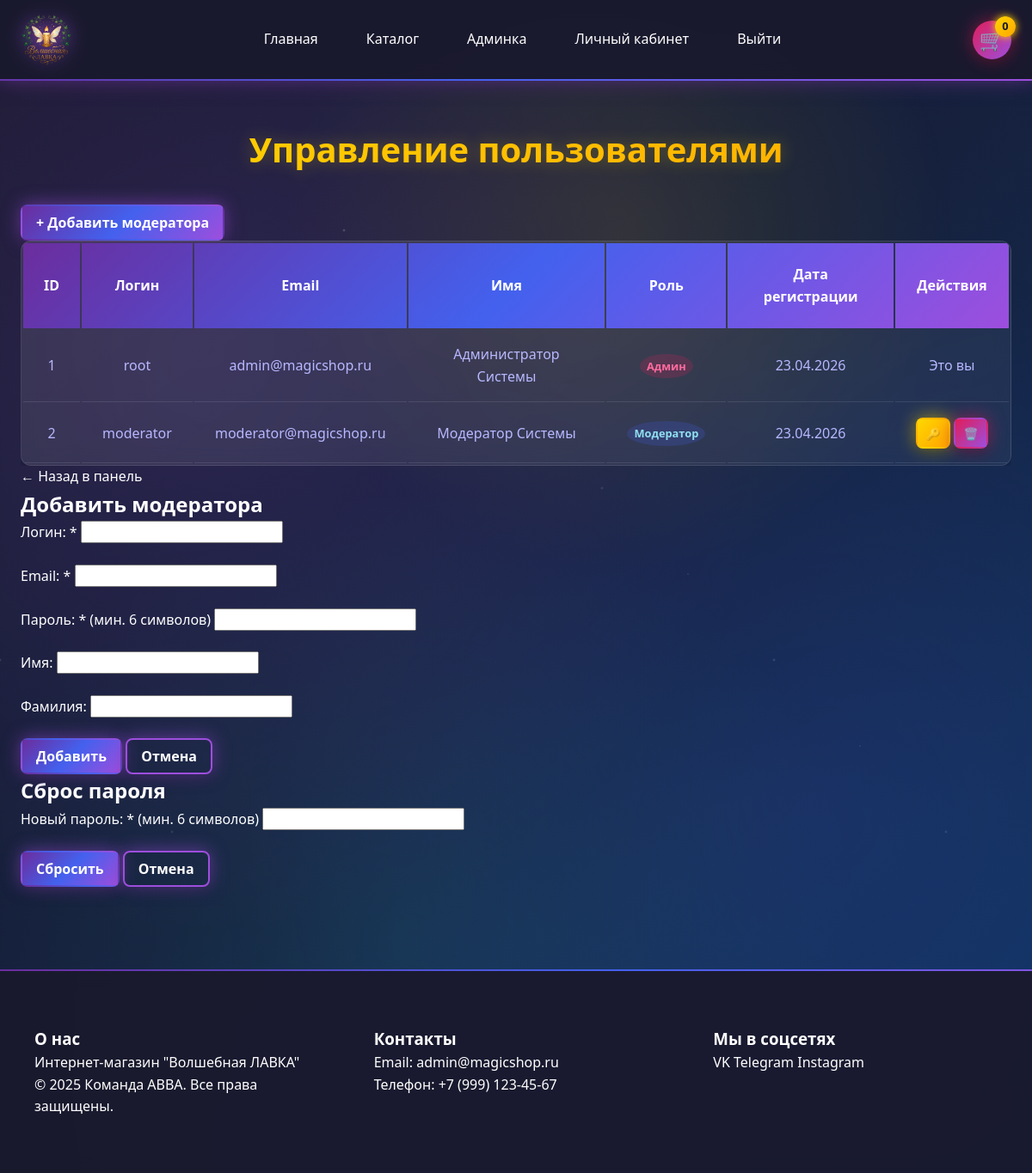
/admin/manage_users.php (signed in), run on the app's committed database.
### tables this page shows
CREATE TABLE users (
    id INT PRIMARY KEY AUTO_INCREMENT,
    username VARCHAR(50) UNIQUE NOT NULL,
    password VARCHAR(255) NOT NULL,
    email VARCHAR(100) UNIQUE NOT NULL,
    first_name VARCHAR(50),
    last_name VARCHAR(50),
    middle_name VARCHAR(50),
    phone VARCHAR(20),
    zip_code VARCHAR(10),
    region VARCHAR(50),
    city VARCHAR(50),
    street VARCHAR(100),
    house VARCHAR(10),
    apartment VARCHAR(10),
    role ENUM('admin', 'moderator', 'customer') NOT NULL DEFAULT 'customer',
     
    last_login TIMESTAMP NULL DEFAULT NULL,
    failed_attempts INT DEFAULT 0,
    locked_until TIMESTAMP NULL DEFAULT NULL,
    created_at TIMESTAMP DEFAULT CURRENT_TIMESTAMP,
    
     
    INDEX idx_users_email (email),
    INDEX idx_users_username (username),
    INDEX idx_users_role (role)
);

### includes/functions_adm.php (called while the page is built, shortened)
<?php
require_once __DIR__ . '/config.php';
function getAllUsers() {
    global $conn;
    $s = $conn->prepare("SELECT id, username, email, first_name, last_name, role, created_at FROM users ORDER BY created_at DESC");
    $s->execute();
    return $s->get_result()->fetch_all(MYSQLI_ASSOC);
}
?>

### includes/config.php (called while the page is built, shortened)
<?php
function sanitize($input) {
    return htmlspecialchars($input ?? '', ENT_QUOTES | ENT_HTML5, 'UTF-8');
}
function e($str) {
    return sanitize($str);
}

### includes/functions.php (called while the page is built, shortened)
<?php
function getAdminContactInfo() {
    global $conn;
    $stmt = $conn->prepare("SELECT email, phone FROM users WHERE role = 'admin' LIMIT 1");
    $stmt->execute();
    return $stmt->get_result()->fetch_assoc();
}
?>

### admin/manage_users.php (the view, shortened to what this page needs)
<?php
require_once __DIR__ . '/../includes/header.php';
require_once __DIR__ . '/../includes/functions_adm.php';
$users = getAllUsers();
?>
<section class="section">
    <div class="container">
        <div class="page-header">
            <h1 class="page-title">Управление пользователями</h1>
            <button class="btn btn-primary" onclick="document.getElementById('addModeratorModal').style.display='block'">
                + Добавить модератора
            </button>
        </div>
        <?php if (!empty($users)): ?>
            <div class="table-container">
                <table class="data-table">
                    <thead>
                        <tr>
                            <th>ID</th>
                            <th>Логин</th>
                            <th>Email</th>
                            <th>Имя</th>
                            <th>Роль</th>
                            <th>Дата регистрации</th>
                            <th>Действия</th>
                        </tr>
                    </thead>
                    <tbody>
                        <?php foreach ($users as $user): ?>
                            <tr>
                                <td data-label="ID"><?php echo $user['id']; ?></td>
                                <td data-label="Логин"><?php echo e($user['username']); ?></td>
                                <td data-label="Email"><?php echo e($user['email']); ?></td>
                                <td data-label="Имя"><?php echo e(($user['first_name'] ?? '') . ' ' . ($user['last_name'] ?? '')); ?></td>
                                <td data-label="Роль">
                                    <span class="role-badge role-<?php echo $user['role']; ?>">
                                        <?php
                                        $role_names = ['admin' => 'Админ', 'moderator' => 'Модератор', 'customer' => 'Покупатель'];
                                        echo $role_names[$user['role']] ?? $user['role'];
                                        ?>
                                    </span>
                                </td>
                                <td data-label="Дата регистрации"><?php echo date('d.m.Y', strtotime($user['created_at'])); ?></td>
                                <td data-label="Действия">
                                    <div class="table-actions">
                                        <?php if ($user['id'] != $_SESSION['user_id']): ?>
                                            <button class="btn btn-sm btn-reset-password"
                                                    onclick="document.getElementById('resetPasswordModal').style.display='block'; document.getElementById('reset_user_id').value=<?php echo $user['id']; ?>">
                                                🔑
                                            </button>
                                            <form method="POST" style="display: inline;"
                                                  onsubmit="return confirm('Удалить пользователя <?php echo e($user['username']); ?>?');">
                                                <button type="submit" class="btn btn-sm btn-delete">🗑️</button>
                                            </form>
                                        <?php else: ?>
                                            <span class="form-hint">Это вы</span>
                                        <?php endif; ?>
                                    </div>
                                </td>
                            </tr>
                        <?php endforeach; ?>
                    </tbody>
                </table>
            </div>
        <?php else: ?>
            <p class="empty-state">Пользователей не найдено</p>
        <?php endif; ?>
        <a href="index.php" class="back-link">← Назад в панель</a>
    </div>
</section>
<div id="addModeratorModal" class="modal" onclick="if(event.target===this)this.style.display='none'">
    <div class="modal-content">
        <h2>Добавить модератора</h2>
        <form method="POST">
            <div class="form-group">
                <label for="username">Логин: *</label>
                <input type="text" id="username" name="username" required>
            </div>
            <div class="form-group">
                <label for="email">Email: *</label>
                <input type="email" id="email" name="email" required>
            </div>
            <div class="form-group">
                <label for="password">Пароль: * (мин. 6 символов)</label>
                <input type="password" id="password" name="password" required minlength="6">
            </div>
            <div class="form-group">
                <label for="first_name">Имя:</label>
                <input type="text" id="first_name" name="first_name">
            </div>
            <div class="form-group">
                <label for="last_name">Фамилия:</label>
                <input type="text" id="last_name" name="last_name">
            </div>
            <div class="modal-actions">
                <button type="submit" name="add_moderator" class="btn btn-primary">Добавить</button>
                <button type="button" class="btn btn-outline" onclick="this.closest('.modal').style.display='none'">Отмена</button>
            </div>
        </form>
    </div>
</div>
<div id="resetPasswordModal" class="modal" onclick="if(event.target===this)this.style.display='none'">
    <div class="modal-content">
        <h2>Сброс пароля</h2>
        <form method="POST">
            <div class="form-group">
                <label for="new_password">Новый пароль: * (мин. 6 символов)</label>
                <input type="password" id="new_password" name="new_password" required minlength="6">
            </div>
            <div class="modal-actions">
                <button type="submit" name="reset_password" class="btn btn-primary">Сбросить</button>
                <button type="button" class="btn btn-outline" onclick="this.closest('.modal').style.display='none'">Отмена</button>
            </div>
        </form>
    </div>
</div>
<?php require_once __DIR__ . '/../includes/footer.php'; ?>

### includes/footer.php (shortened to what this page needs)
<?php
$admin_info = getAdminContactInfo();
?>
</main>
<footer>
<div class="footer-content">
    <div class="footer-section">
        <h3>О нас</h3>
        <p>Интернет-магазин "Волшебная ЛАВКА"</p>
        <p>&copy; 2025 Команда АВВА. Все права защищены.</p>
    </div>
    <div class="footer-section">
        <h3>Контакты</h3>
        <p>Email: <?php echo isset($admin_info['email']) && $admin_info['email'] !== '' ? sanitize($admin_info['email']) : 'info@magicshop.ru'; ?></p>
        <p>Телефон: <?php echo isset($admin_info['phone']) && $admin_info['phone'] !== '' ? sanitize($admin_info['phone']) : '+7 (999) 123-45-67'; ?></p>
    </div>
    <div class="footer-section">
        <h3>Мы в соцсетях</h3>
        <div class="social-links">
            <a href="#" class="social-link">VK</a>
            <a href="#" class="social-link">Telegram</a>
            <a href="#" class="social-link">Instagram</a>
        </div>
    </div>
</div>
</footer>
</body>
</html>

### data on the page
users: id "1", username "root", email "admin@magicshop.ru", first_name+last_name "Администратор Системы", role "Админ", created_at "23.04.2026", shows "Это вы"
users: id "2", username "moderator", email "moderator@magicshop.ru", first_name+last_name "Модератор Системы", role "Модератор", created_at "23.04.2026"

### other printed values
getBasketCount() "0"
